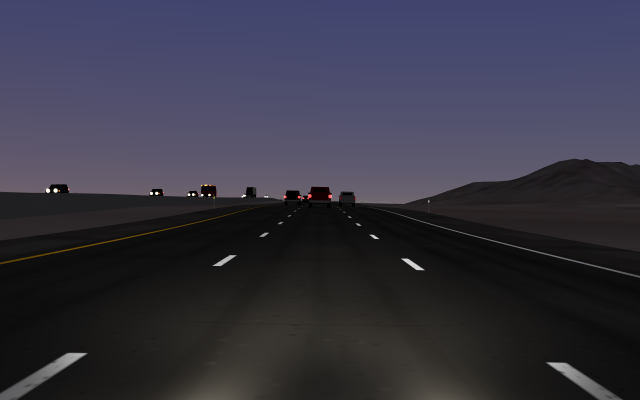
#> input picture tests/reference/baseline/darwin/drive-km33.png, 1280 x 800 px, given in place of classic-lv-aerial-night.png, which was not available (shown at 1/2 size)
$ python nightsheet.py ../../tests/reference/baseline/darwin
#> lines starting #> are read from the running program, lines starting #| are printed output that depends on the picture
# Statistics and a contact sheet for night.mjs's pictures: for each night scene the shipped look against the classic
# one on the crop x 0..1180, y 60..660 (mean luma, share brighter than 0.85, share darker than 0.08, mean
# saturation), and a sheet with the classic picture beside the shipped one, night scenes then the dusk sequences.
# usage: uv run --python 3.12 --with numpy --with pillow python tools/stability/nightsheet.py <out>
import sys, os, json
import numpy as np
from PIL import Image, ImageDraw

d = sys.argv[1]
CROP = (0, 60, 1180, 660)


def stats(path):
    a = np.asarray(Image.open(path).convert('RGB').crop(CROP)).astype(np.float32) / 255
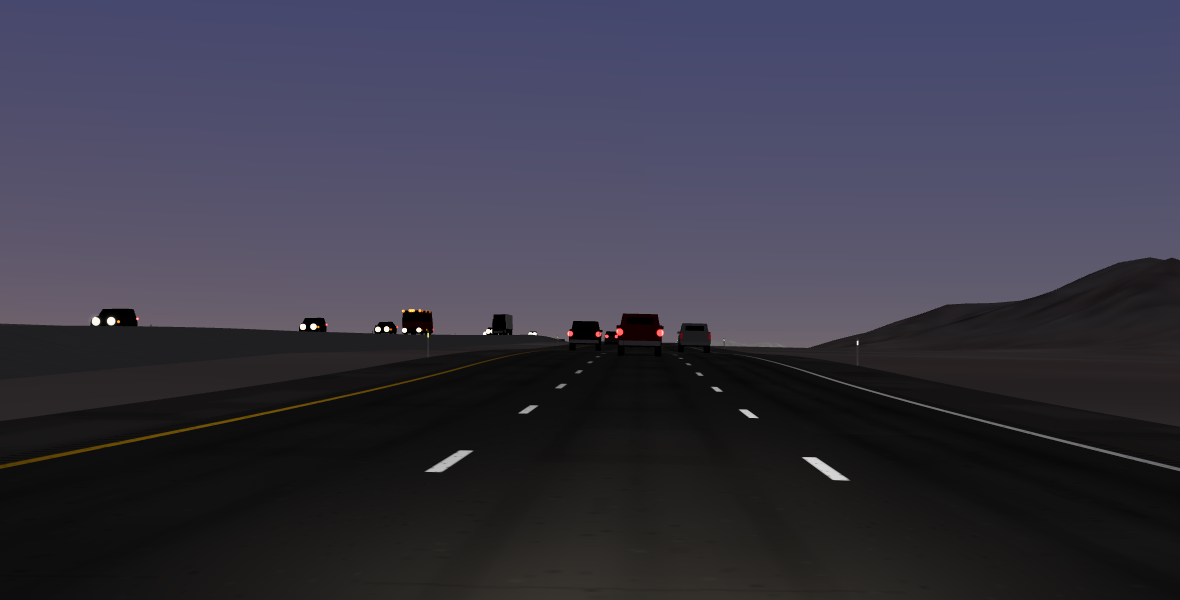
#> a: shape (600, 1180, 3) float32; mean R, G, B 0.224, 0.216, 0.274
    l = a @ [0.2126, 0.7152, 0.0722]
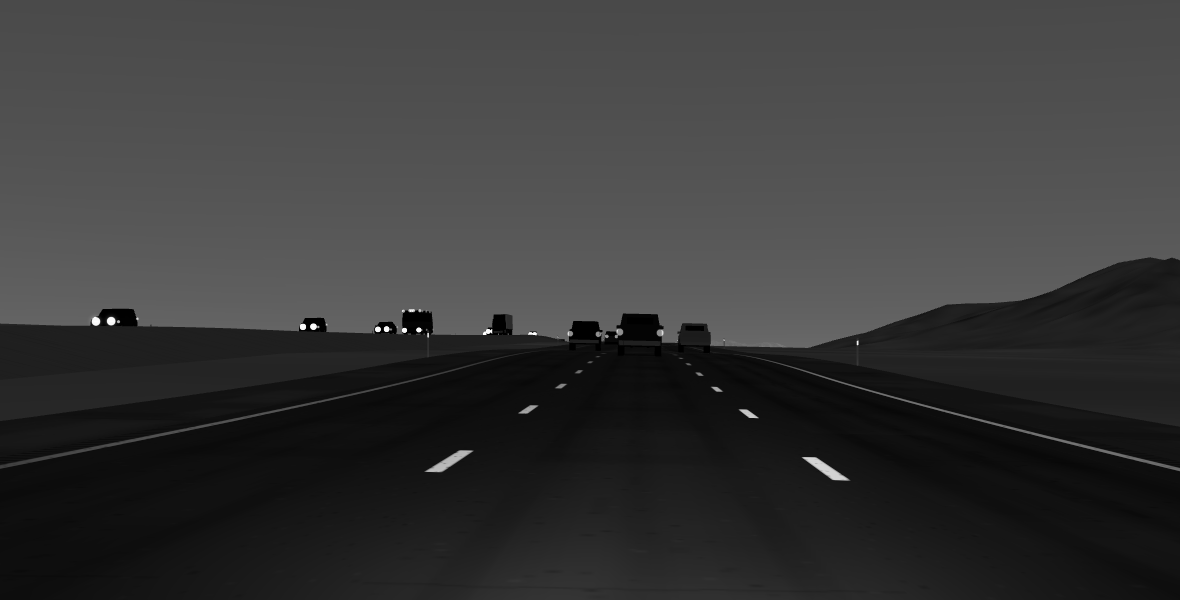
#> l: shape (600, 1180) float64; min 0, max 1, mean 0.221
    mx, mn = a.max(2), a.min(2)
    sat = np.where(mx > 1e-4, (mx - mn) / np.maximum(mx, 1e-4), 0)
    return dict(mean=float(l.mean()), bright=float((l > 0.85).mean()), dark=float((l < 0.08).mean()), sat=float(sat.mean()))


night = ['lv-aerial', 'lv-east', 'lv-strat', 'slc-aerial', 'slc-ensign']
rows, report = [], {}
for v in night:
    c, s = stats(f'{d}/classic-{v}-night.png'), stats(f'{d}/shipped-{v}-night.png')
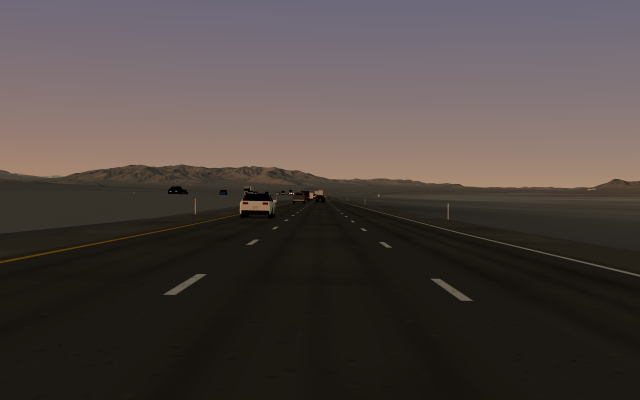
#> input picture tests/reference/baseline/darwin/drive-km5.png, 1280 x 800 px, given in place of shipped-lv-aerial-night.png, which was not available (shown at 1/2 size)
#> in stats (call 2), `a = np.asarray(Image.open(path).convert('RGB').crop(CROP)).astype(np.f..`:
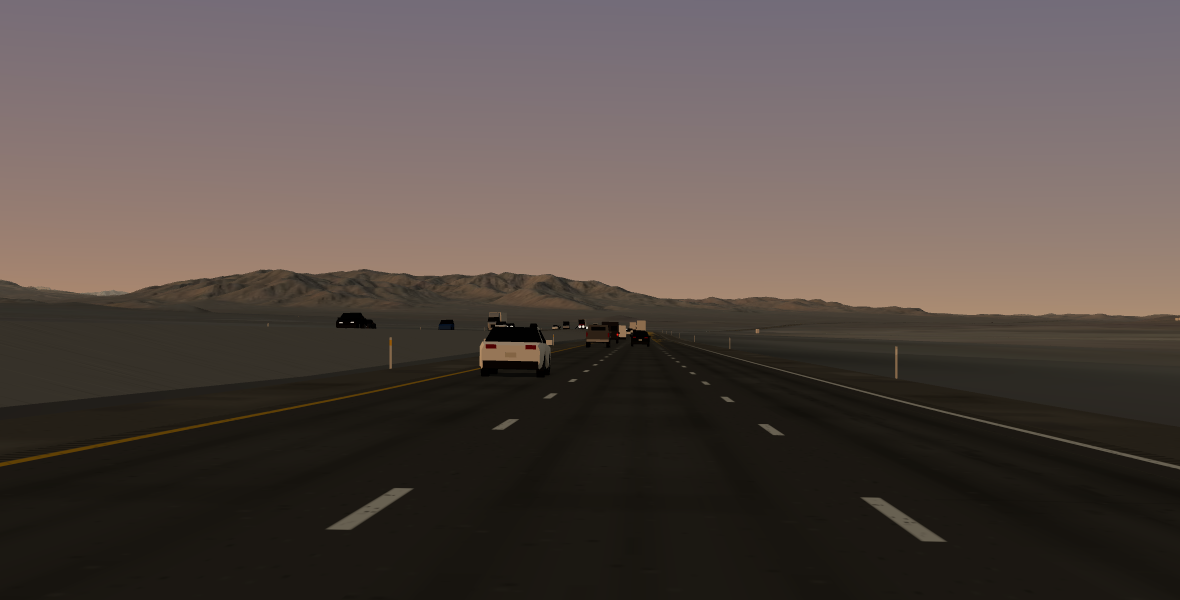
#> a: shape (600, 1180, 3) float32; mean R, G, B 0.335, 0.293, 0.276
#> in stats (call 2), `mx, mn = a.max(2), a.min(2)`:
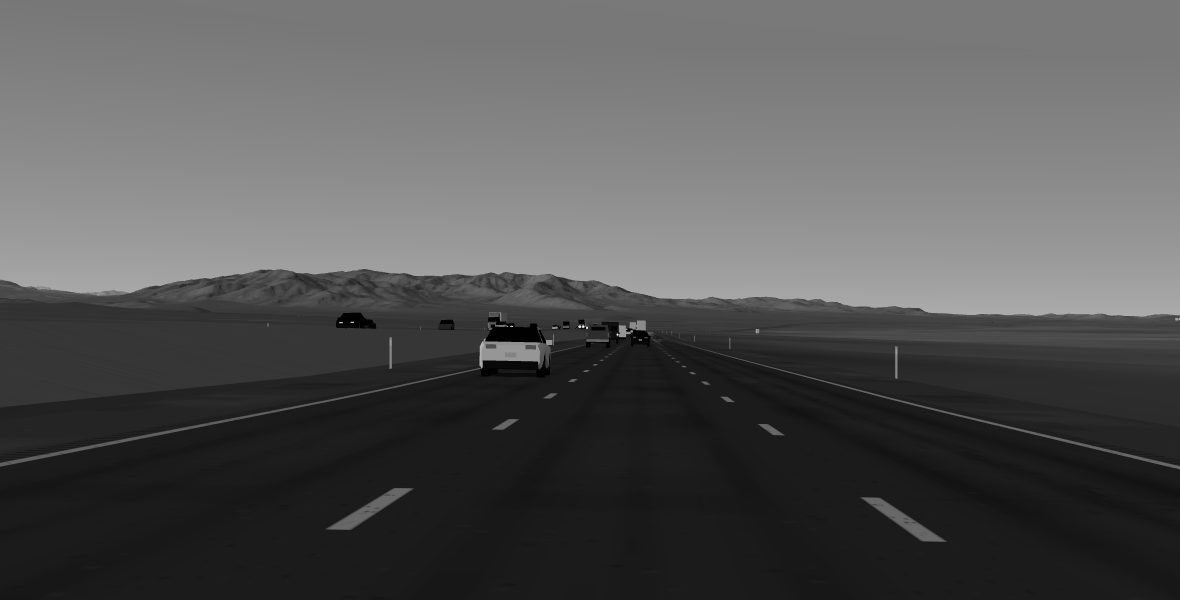
#> mx: shape (600, 1180) float32; min 0, max 1, mean 0.335
#> in stats (call 2), `mx, mn = a.max(2), a.min(2)`:
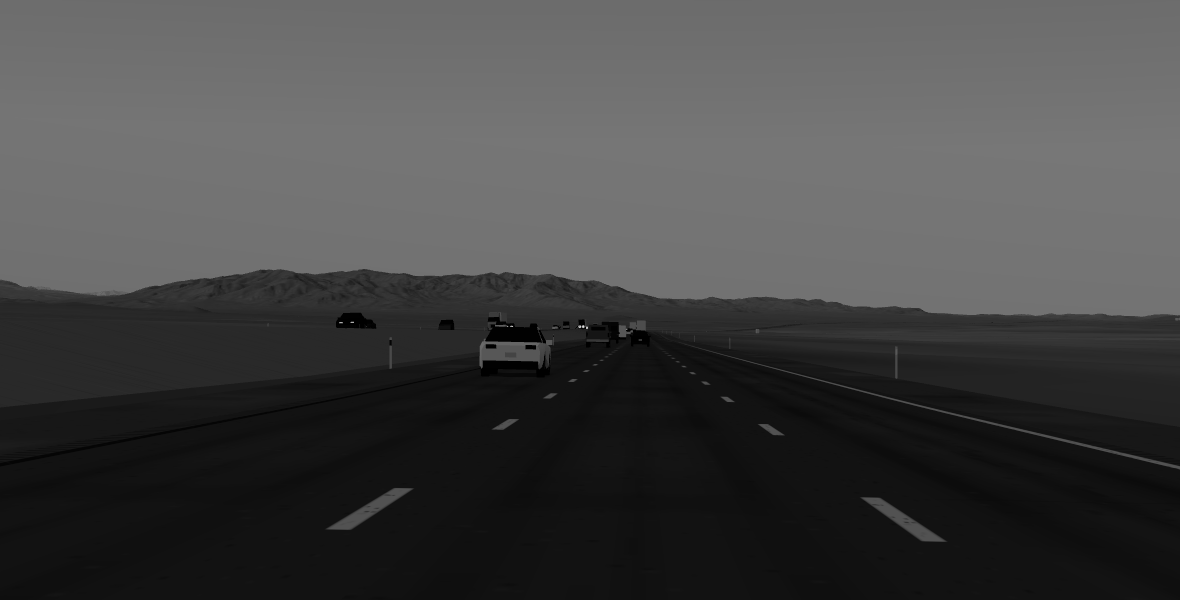
#> mn: shape (600, 1180) float32; min 0, max 0.875, mean 0.269
#> in stats (call 2), `sat = np.where(mx > 1e-4, (mx - mn) / np.maximum(mx, 1e-4), 0)`:
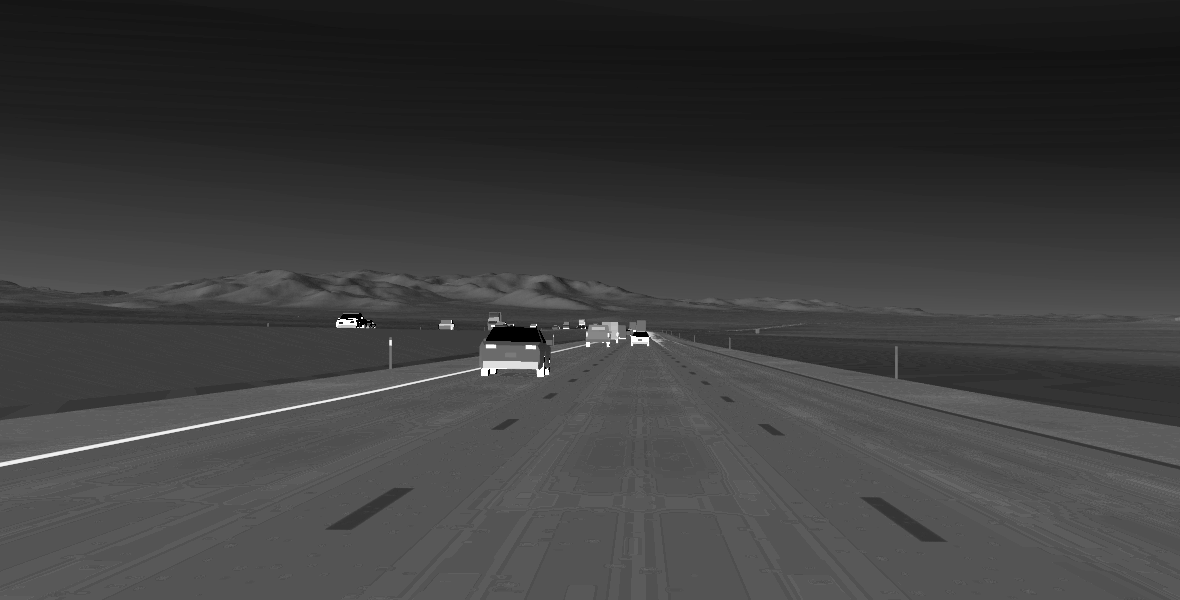
#> sat: shape (600, 1180) float32; min 0, max 1, mean 0.241
#> c = {'mean': 0.221, 'bright': 0.000429, 'dark': 0.212, 'sat': 0.181}; s = {'mean': 0.3, 'bright': 4.24e-06, 'dark': 0.042, 'sat': 0.241}
    r = dict(classic=c, shipped=s, ratio=s['mean'] / c['mean'], bright_pts=100 * (s['bright'] - c['bright']), dark_ratio=s['dark'] / max(c['dark'], 1e-6), sat_ratio=s['sat'] / max(c['sat'], 1e-6))
#> r = 6 items
    r['pass'] = 0.8 <= r['ratio'] <= 1.4 and r['bright_pts'] <= 1.5 and r['dark_ratio'] >= 0.7 and (v != 'lv-strat' or r['sat_ratio'] >= 0.8)
    report[v] = r
    print(f"{v:12} mean {c['mean']:.3f} -> {s['mean']:.3f} (x{r['ratio']:.2f})  >0.85 {100*c['bright']:.1f}% -> {100*s['bright']:.1f}%  <0.08 {100*c['dark']:.0f}% -> {100*s['dark']:.0f}% (x{r['dark_ratio']:.2f})  sat {c['sat']:.2f} -> {s['sat']:.2f}  {'ok' if r['pass'] else 'FAIL'}")
#| lv-aerial    mean 0.221 -> 0.300 (x1.36)  >0.85 0.0% -> 0.0%  <0.08 21% -> 4% (x0.20)  sat 0.18 -> 0.24  FAIL
#> (the run stopped early here; a loop or call above may not have finished)
